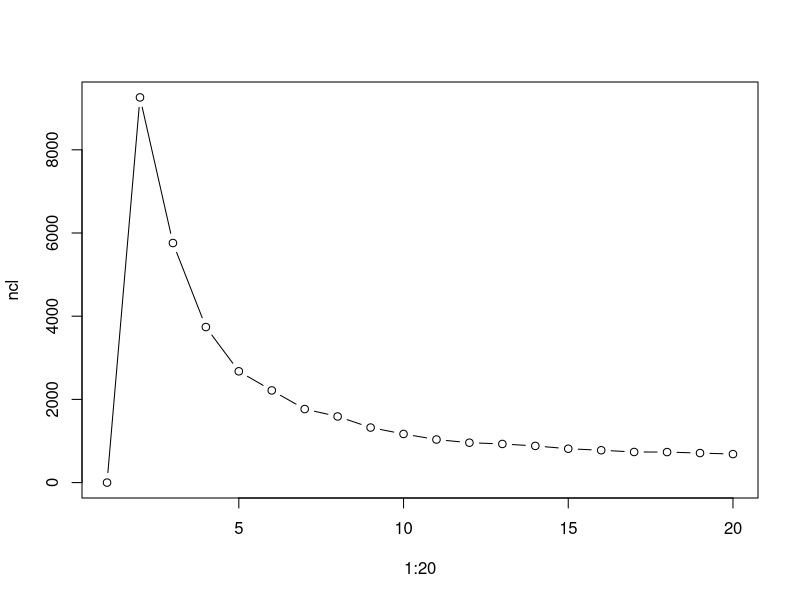
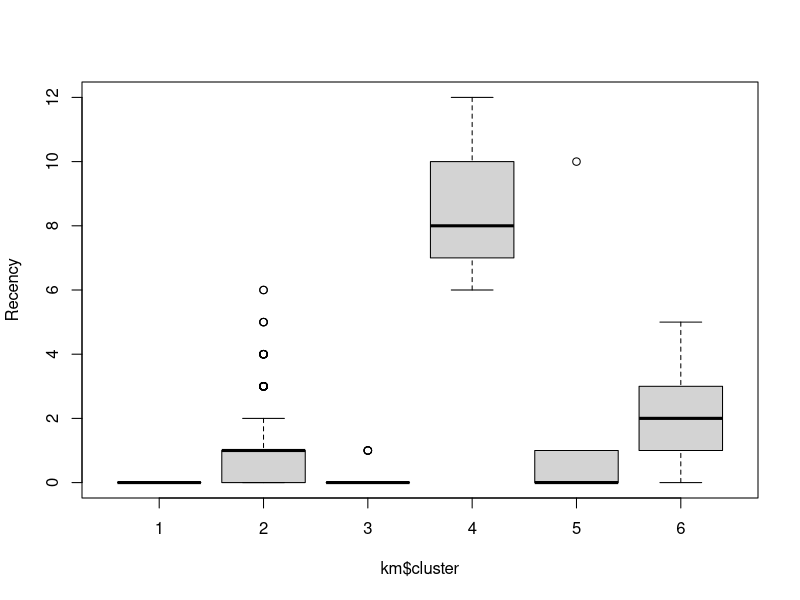
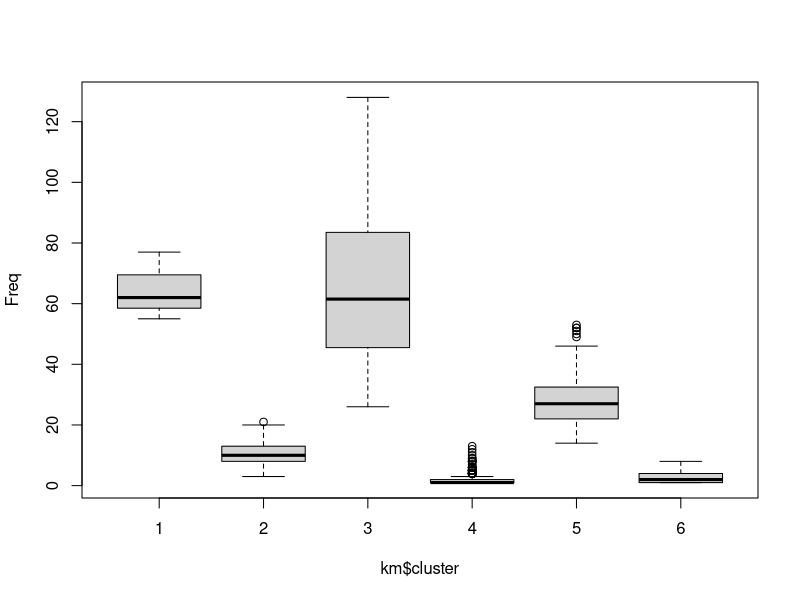
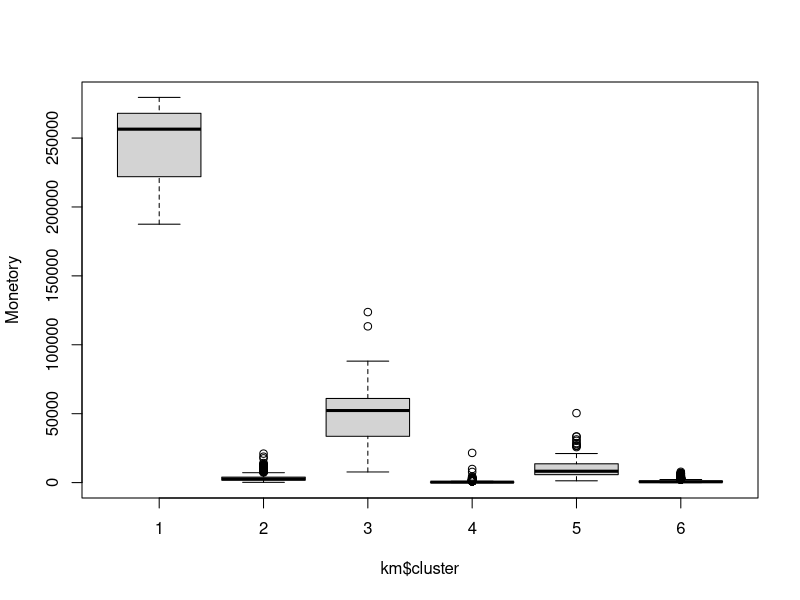

Reproduce these figures in R, in order.
# http://tech.nitoyon.com/en/blog/2013/11/07/k-means/
getwd()
setwd("D:\\Others\\XLRI\\Sessions\\Decision Making - SKDe")
getwd()
#rfm<-read.csv("rfm.csv", header=TRUE)
rfm<-read.csv("full_rfm.csv", header=TRUE)#full_rfm
rfm1<-rfm # make a copy
summary(rfm)

#scaling as data in differen tvariables are in different range
rfm$Cust.ID<-NULL
rfm$Recency<-scale(rfm$Recency)
rfm$Freq<-scale(rfm$Freq)
rfm$Monetory<-scale(rfm$Monetory)
summary(rfm)

ncl<-0
for(i in 2:20)
{
  ncl[i]<-kmeans(rfm, centers = i,nstart=30, iter.max=50)$tot.withinss
}
ncl
plot(1:20, ncl, type="b")

set.seed(12345)
km<-kmeans(rfm,6,nstart=40)
km$size

ndata<-cbind(rfm1,km$cluster) # find all the cluster from rfm1 which has original data
summary(ndata)
write.csv(ndata, "cluster_data_rfm.csv")

boxplot(Recency~km$cluster, ndata) # group by km$cluster
boxplot(Freq~km$cluster, ndata)
boxplot(Monetory~km$cluster, ndata)

clus1<-subset(ndata,km$cluster==1)
head(clus1)
summary(clus1)
paste ("Count of rows: ", nrow(clus1))
write.csv(clus1, "clus1.csv")

clus2<-subset(ndata,km$cluster==2)
summary(clus2)
paste ("Count of rows: ", nrow(clus2))

clus3<-subset(ndata,km$cluster==3)
summary(clus3)
paste ("Count of rows: ", nrow(clus3))

clus4<-subset(ndata,km$cluster==4)
summary(clus4)
nrow(clus4)
paste ("Count of rows: ", nrow(clus4))

clus5<-subset(ndata,km$cluster==5)
summary(clus5)
paste ("Count of rows: ", nrow(clus5))

clus6<-subset(ndata,km$cluster==6)
summary(clus6)
paste ("Count of rows: ", nrow(clus6))

write.csv(clus3, "clus3.csv")
write.csv(clus2, "clus2.csv")
write.csv(clus4, "clus4.csv")
